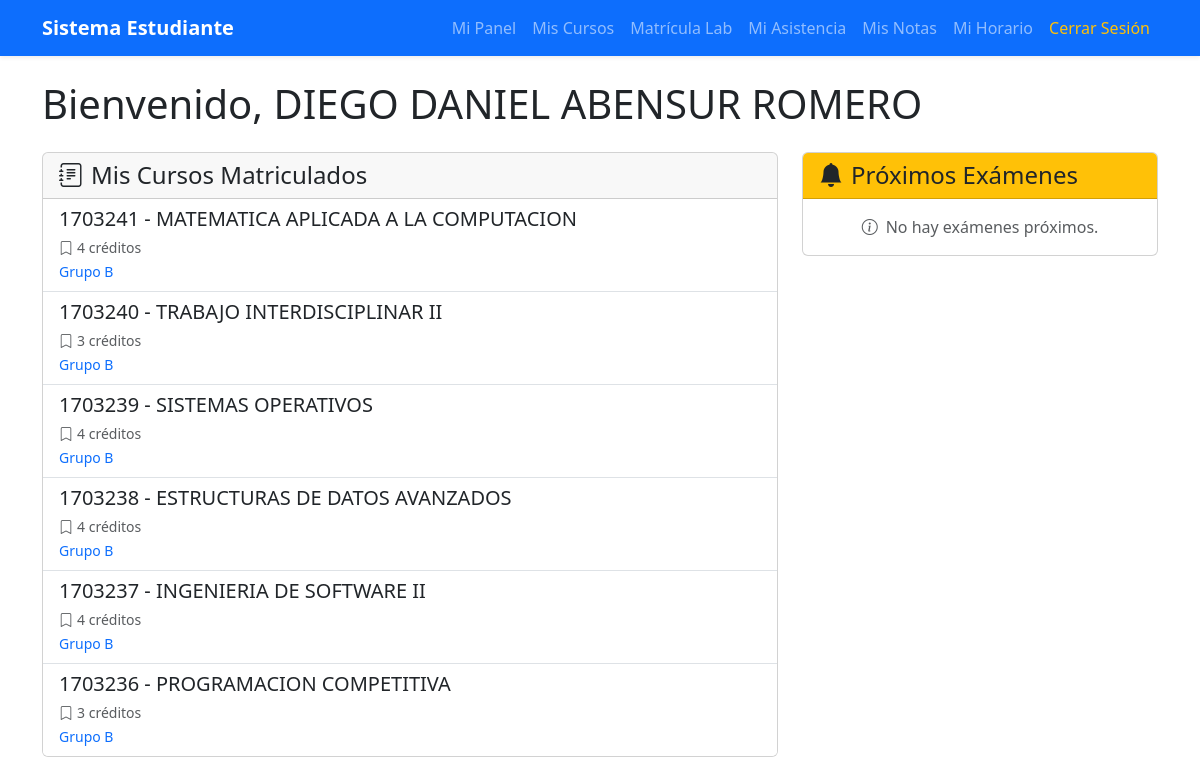
The app's page /estudiante/dashboard/ (signed in) with its own data.
### app/models/usuario/models.py (models this page shows, shortened)
class Usuario(AbstractBaseUser, PermissionsMixin):
    codigo = models.CharField(max_length=20, unique=True, primary_key=True)
    nombres = models.CharField(max_length=100)
    apellidos = models.CharField(max_length=100)
    email = models.EmailField(unique=True, validators=[EmailValidator()])
    telefono = models.CharField(max_length=20, blank=True, null=True)
    dni = models.CharField(
        max_length=8,
        unique=True,
        validators=[RegexValidator(regex=r'^\d{8}$', message='DNI debe tener 8 dígitos')]
    )
    tipo_usuario = models.ForeignKey(
        TipoUsuario,
        on_delete=models.PROTECT,
        related_name='usuarios'
    )
    estado_cuenta = models.ForeignKey(
        EstadoCuenta,
        on_delete=models.PROTECT,
        related_name='usuarios',
        default='ACTIVO'
    )
    permisos_usuario = models.ManyToManyField(
        Permiso,
        related_name='usuarios',
        blank=True
    )
    fecha_registro = models.DateTimeField(auto_now_add=True)
    fecha_actualizacion = models.DateTimeField(auto_now=True)
    ultimo_acceso = models.DateTimeField(null=True, blank=True)
    direccion_ip_ultimo_acceso = models.GenericIPAddressField(null=True, blank=True)
    is_active = models.BooleanField(default=True)
    is_staff = models.BooleanField(default=False)
    is_superuser = models.BooleanField(default=False)
    objects = UsuarioManager()
    USERNAME_FIELD = 'email'
    REQUIRED_FIELDS = ['codigo', 'nombres', 'apellidos', 'dni']
    class Meta:
        db_table = 'usuario'
        verbose_name = 'Usuario'
        verbose_name_plural = 'Usuarios'
        ordering = ['apellidos', 'nombres']

### app/models/curso/models.py (models this page shows, shortened)
class Curso(models.Model):
    codigo = models.CharField(max_length=20, unique=True, primary_key=True)
    nombre = models.CharField(max_length=200)
    descripcion = models.TextField(blank=True, null=True)
    creditos = models.IntegerField(default=3)
    horas_teoria = models.IntegerField(default=2)
    horas_practica = models.IntegerField(default=2)
    horas_laboratorio = models.IntegerField(default=0)
    semestre_recomendado = models.IntegerField(default=1)
    escuela = models.ForeignKey(
        Escuela,
        on_delete=models.PROTECT,
        related_name='cursos'
    )
    prerequisitos = models.ManyToManyField(
        'self',
        symmetrical=False,
        related_name='cursos_siguientes',
        blank=True
    )
    fecha_creacion = models.DateTimeField(auto_now_add=True)
    fecha_actualizacion = models.DateTimeField(auto_now=True)
    is_active = models.BooleanField(default=True)
    tiene_grupo_b = models.BooleanField(
        default=False,
        help_text='Si el curso tiene dos grupos (A y B)'
    )
    class Meta:
        db_table = 'curso'
        verbose_name = 'Curso'
        verbose_name_plural = 'Cursos'
        ordering = ['codigo']

### app/models/usuario/views.py (the view)
# urls.py: path('estudiante/dashboard/', views.estudiante_dashboard, name='estudiante_dashboard'),
@never_cache
@login_required
def estudiante_dashboard(request):
    from app.models.usuario.models import Estudiante
    from app.models.matricula.models import Matricula
    from app.models.evaluacion.models import FechaExamen
    from django.utils import timezone
    from datetime import timedelta
    cursos = []
    proximos_examenes = []
    try:
        estudiante = Estudiante.objects.get(usuario=request.user)
        matriculas = Matricula.objects.filter(
            estudiante=estudiante,
            estado='MATRICULADO',
            periodo_academico='2025-B'
        ).select_related('curso')
        cursos = [
            {
                'codigo': m.curso.codigo,
                'nombre': m.curso.nombre,
                'creditos': m.curso.creditos,
                'grupo': m.grupo
            }
            for m in matriculas
        ]
        cursos_ids = [m.curso.codigo for m in matriculas]
        if cursos_ids:
            fecha_actual = timezone.now().date()
            fecha_limite = fecha_actual + timedelta(days=30)
            proximos_examenes = FechaExamen.objects.filter(
                curso__codigo__in=cursos_ids,
                fecha_inicio__gte=fecha_actual,
                fecha_inicio__lte=fecha_limite,
                is_active=True
            ).select_related('curso').order_by('fecha_inicio')[:5]
    except Estudiante.DoesNotExist:
        pass
    return render(request, "estudiante/dashboard.html", {
        "usuario": request.user,
        "cursos": cursos,
        "proximos_examenes": proximos_examenes,
    })

### Templates/estudiante/dashboard.html (shortened to what this page needs)
<!doctype html>
<html lang="es">
<head>
    <link href="https://cdn.jsdelivr.net/npm/bootstrap@5.3.2/dist/css/bootstrap.min.css" rel="stylesheet">
    <link rel="stylesheet" href="https://cdn.jsdelivr.net/npm/bootstrap-icons@1.11.1/font/bootstrap-icons.css">
</head>
<body>
<nav class="navbar navbar-expand-lg navbar-dark bg-primary shadow-sm">
    <div class="container">
        <a class="navbar-brand fw-bold" href="{% url 'estudiante_dashboard' %}">Sistema Estudiante</a>
        <div class="collapse navbar-collapse">
            <ul class="navbar-nav ms-auto">
                <li class="nav-item"><a class="nav-link" href="{% url 'estudiante_dashboard' %}">Mi Panel</a></li>
                <li class="nav-item"><a class="nav-link" href="{% url 'estudiante_cursos' %}">Mis Cursos</a></li>
                <li class="nav-item"><a class="nav-link" href="{% url 'estudiante_matricula_lab' %}">Matrícula Lab</a></li>
                <li class="nav-item"><a class="nav-link" href="{% url 'asistencia_estudiante' %}">Mi Asistencia</a></li>
                <li class="nav-item"><a class="nav-link" href="{% url 'mis_notas' %}">Mis Notas</a></li>
                <li class="nav-item"><a class="nav-link" href="{% url 'estudiante_horario' %}">Mi Horario</a></li>
                <li class="nav-item"><a class="nav-link text-warning" href="{% url 'logout' %}">Cerrar Sesión</a></li>
            </ul>
        </div>
    </div>
</nav>
<main class="container mt-4">
    <h1 class="mb-4">Bienvenido, {{ usuario.nombres }} {{ usuario.apellidos }}</h1>
    <div class="row g-4">
        <div class="col-lg-8">
            <div class="card">
                <div class="card-header">
                    <h4 class="mb-0"><i class="bi bi-journal-text me-2"></i>Mis Cursos Matriculados</h4>
                </div>
                {% if cursos %}
                    <div class="list-group list-group-flush">
                        {% for item in cursos %}
                        <div class="list-group-item">
                            <h5 class="mb-1">{{ item.codigo }} - {{ item.nombre }}</h5>
                            <small class="text-muted">
                                <i class="bi bi-bookmark me-1"></i>{{ item.creditos }} créditos
                            </small><br>
                            <small class="text-primary">
                                Grupo {{ item.grupo }}
                            </small>
                        </div>
                        {% endfor %}
                    </div>
                {% else %}
                    <div class="card-body text-center text-muted">
                        <i class="bi bi-info-circle me-2"></i>No tienes cursos matriculados en este periodo.
                    </div>
                {% endif %}
            </div>
        </div>
        <div class="col-lg-4">
            <div class="card">
                <div class="card-header bg-warning text-dark">
                    <h4 class="mb-0"><i class="bi bi-bell-fill me-2"></i>Próximos Exámenes</h4>
                </div>
                <div class="card-body">
                    {% if proximos_examenes %}
                        {% for exam in proximos_examenes %}
                        <div class="border-bottom pb-2 mb-2">
                            <h6 class="mb-0">{{ exam.curso.nombre }}</h6>
                            <small class="text-danger fw-bold">{{ exam.fecha_inicio|date:"d/m/Y" }}</small><br>
                            <small>{{ exam.get_tipo_examen_display }}</small>
                        </div>
                        {% endfor %}
                    {% else %}
                        <p class="text-muted text-center mb-0">
                            <i class="bi bi-info-circle me-2"></i>No hay exámenes próximos.
                        </p>
                    {% endif %}
                </div>
            </div>
        </div>
    </div>
</main>
</body>
</html>

### records on screen
Usuario: nombres "DIEGO DANIEL", apellidos "ABENSUR ROMERO"
Curso: codigo "1703241", nombre "MATEMATICA APLICADA A LA COMPUTACION"
Curso: codigo "1703240", nombre "TRABAJO INTERDISCIPLINAR II"
Curso: codigo "1703239", nombre "SISTEMAS OPERATIVOS"
Curso: codigo "1703238", nombre "ESTRUCTURAS DE DATOS AVANZADOS"
Curso: codigo "1703237", nombre "INGENIERIA DE SOFTWARE II"
Curso: codigo "1703236", nombre "PROGRAMACION COMPETITIVA"

### other values on screen
{{ item.creditos }} "4" "3" "4" "4" "4" "3"
{{ item.grupo }} "B" "B" "B" "B" "B" "B"
